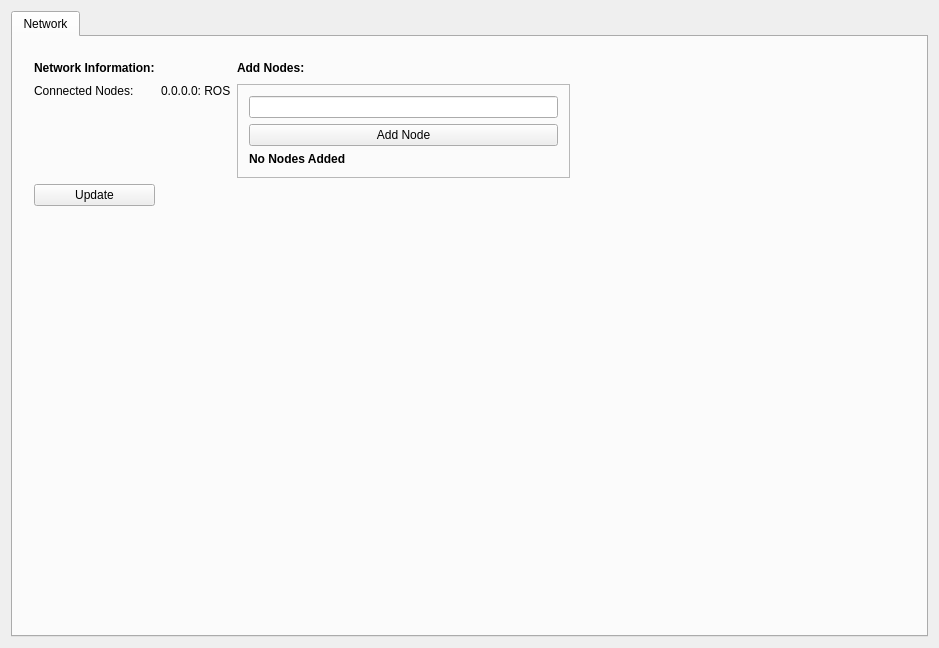
<?xml version="1.0" encoding="UTF-8"?>
<ui version="4.0">
 <class>StatisticsPage</class>
 <widget class="QWidget" name="StatisticsPage">
  <property name="windowModality">
   <enum>Qt::NonModal</enum>
  </property>
  <property name="geometry">
   <rect>
    <x>0</x>
    <y>0</y>
    <width>939</width>
    <height>648</height>
   </rect>
  </property>
  <property name="windowTitle">
   <string>Digging</string>
  </property>
  <layout class="QGridLayout" name="gridLayout">
   <property name="sizeConstraint">
    <enum>QLayout::SetMaximumSize</enum>
   </property>
   <item row="0" column="1">
    <widget class="QTabWidget" name="tabWidget">
     <property name="sizePolicy">
      <sizepolicy hsizetype="Expanding" vsizetype="Expanding">
       <horstretch>0</horstretch>
       <verstretch>0</verstretch>
      </sizepolicy>
     </property>
     <property name="tabPosition">
      <enum>QTabWidget::North</enum>
     </property>
     <property name="currentIndex">
      <number>0</number>
     </property>
     <widget class="QWidget" name="tab">
      <attribute name="title">
       <string>Network</string>
      </attribute>
      <widget class="QWidget" name="gridLayoutWidget_2">
       <property name="geometry">
        <rect>
         <x>10</x>
         <y>10</y>
         <width>891</width>
         <height>581</height>
        </rect>
       </property>
       <layout class="QGridLayout" name="gridLayout_4">
        <item row="2" column="0">
         <widget class="QPushButton" name="node">
          <property name="text">
           <string>Update</string>
          </property>
         </widget>
        </item>
        <item row="1" column="0">
         <widget class="QLabel" name="label_22">
          <property name="text">
           <string>Connected Nodes:</string>
          </property>
          <property name="alignment">
           <set>Qt::AlignLeading|Qt::AlignLeft|Qt::AlignTop</set>
          </property>
         </widget>
        </item>
        <item row="0" column="3">
         <spacer name="horizontalSpacer_5">
          <property name="orientation">
           <enum>Qt::Horizontal</enum>
          </property>
          <property name="sizeHint" stdset="0">
           <size>
            <width>40</width>
            <height>20</height>
           </size>
          </property>
         </spacer>
        </item>
        <item row="1" column="1">
         <widget class="QLabel" name="nodes">
          <property name="text">
           <string>0.0.0.0: ROS</string>
          </property>
          <property name="alignment">
           <set>Qt::AlignLeading|Qt::AlignLeft|Qt::AlignTop</set>
          </property>
         </widget>
        </item>
        <item row="0" column="0">
         <widget class="QLabel" name="label_23">
          <property name="text">
           <string>&lt;html&gt;&lt;head/&gt;&lt;body&gt;&lt;p&gt;&lt;span style=&quot; font-weight:600;&quot;&gt;Network Information:&lt;/span&gt;&lt;/p&gt;&lt;/body&gt;&lt;/html&gt;</string>
          </property>
         </widget>
        </item>
        <item row="3" column="0">
         <spacer name="verticalSpacer_4">
          <property name="orientation">
           <enum>Qt::Vertical</enum>
          </property>
          <property name="sizeHint" stdset="0">
           <size>
            <width>20</width>
            <height>40</height>
           </size>
          </property>
         </spacer>
        </item>
        <item row="0" column="2">
         <widget class="QLabel" name="label_24">
          <property name="text">
           <string>&lt;html&gt;&lt;head/&gt;&lt;body&gt;&lt;p&gt;&lt;span style=&quot; font-weight:600;&quot;&gt;Add Nodes:&lt;/span&gt;&lt;/p&gt;&lt;/body&gt;&lt;/html&gt;</string>
          </property>
         </widget>
        </item>
        <item row="1" column="2">
         <widget class="QFrame" name="frame_2">
          <property name="sizePolicy">
           <sizepolicy hsizetype="Preferred" vsizetype="Preferred">
            <horstretch>0</horstretch>
            <verstretch>0</verstretch>
           </sizepolicy>
          </property>
          <property name="frameShape">
           <enum>QFrame::StyledPanel</enum>
          </property>
          <property name="frameShadow">
           <enum>QFrame::Raised</enum>
          </property>
          <layout class="QGridLayout" name="gridLayout_6">
           <item row="0" column="0">
            <widget class="QLineEdit" name="addnode"/>
           </item>
           <item row="2" column="0">
            <widget class="QLabel" name="noderesult">
             <property name="text">
              <string>&lt;html&gt;&lt;head/&gt;&lt;body&gt;&lt;p&gt;&lt;span style=&quot; font-weight:600;&quot;&gt;No Nodes Added&lt;/span&gt;&lt;/p&gt;&lt;/body&gt;&lt;/html&gt;</string>
             </property>
            </widget>
           </item>
           <item row="1" column="0">
            <widget class="QPushButton" name="add">
             <property name="text">
              <string>Add Node</string>
             </property>
            </widget>
           </item>
          </layout>
         </widget>
        </item>
       </layout>
      </widget>
     </widget>
    </widget>
   </item>
  </layout>
 </widget>
 <layoutdefault spacing="6" margin="11"/>
 <resources/>
 <connections/>
</ui>
